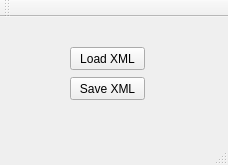
<?xml version="1.0" encoding="UTF-8"?>
<ui version="4.0">
 <class>MainWindow</class>
 <widget class="QMainWindow" name="MainWindow">
  <property name="geometry">
   <rect>
    <x>0</x>
    <y>0</y>
    <width>228</width>
    <height>165</height>
   </rect>
  </property>
  <property name="windowTitle">
   <string>MainWindow</string>
  </property>
  <widget class="QWidget" name="centralWidget">
   <widget class="QPushButton" name="loadXmlButton">
    <property name="geometry">
     <rect>
      <x>70</x>
      <y>30</y>
      <width>75</width>
      <height>23</height>
     </rect>
    </property>
    <property name="text">
     <string>Load XML</string>
    </property>
   </widget>
   <widget class="QPushButton" name="saveXmlButton">
    <property name="geometry">
     <rect>
      <x>70</x>
      <y>60</y>
      <width>75</width>
      <height>23</height>
     </rect>
    </property>
    <property name="text">
     <string>Save XML</string>
    </property>
   </widget>
  </widget>
  <widget class="QMenuBar" name="menuBar">
   <property name="geometry">
    <rect>
     <x>0</x>
     <y>0</y>
     <width>228</width>
     <height>21</height>
    </rect>
   </property>
  </widget>
  <widget class="QToolBar" name="mainToolBar">
   <attribute name="toolBarArea">
    <enum>TopToolBarArea</enum>
   </attribute>
   <attribute name="toolBarBreak">
    <bool>false</bool>
   </attribute>
  </widget>
  <widget class="QStatusBar" name="statusBar"/>
 </widget>
 <layoutdefault spacing="6" margin="11"/>
 <resources/>
 <connections/>
</ui>
